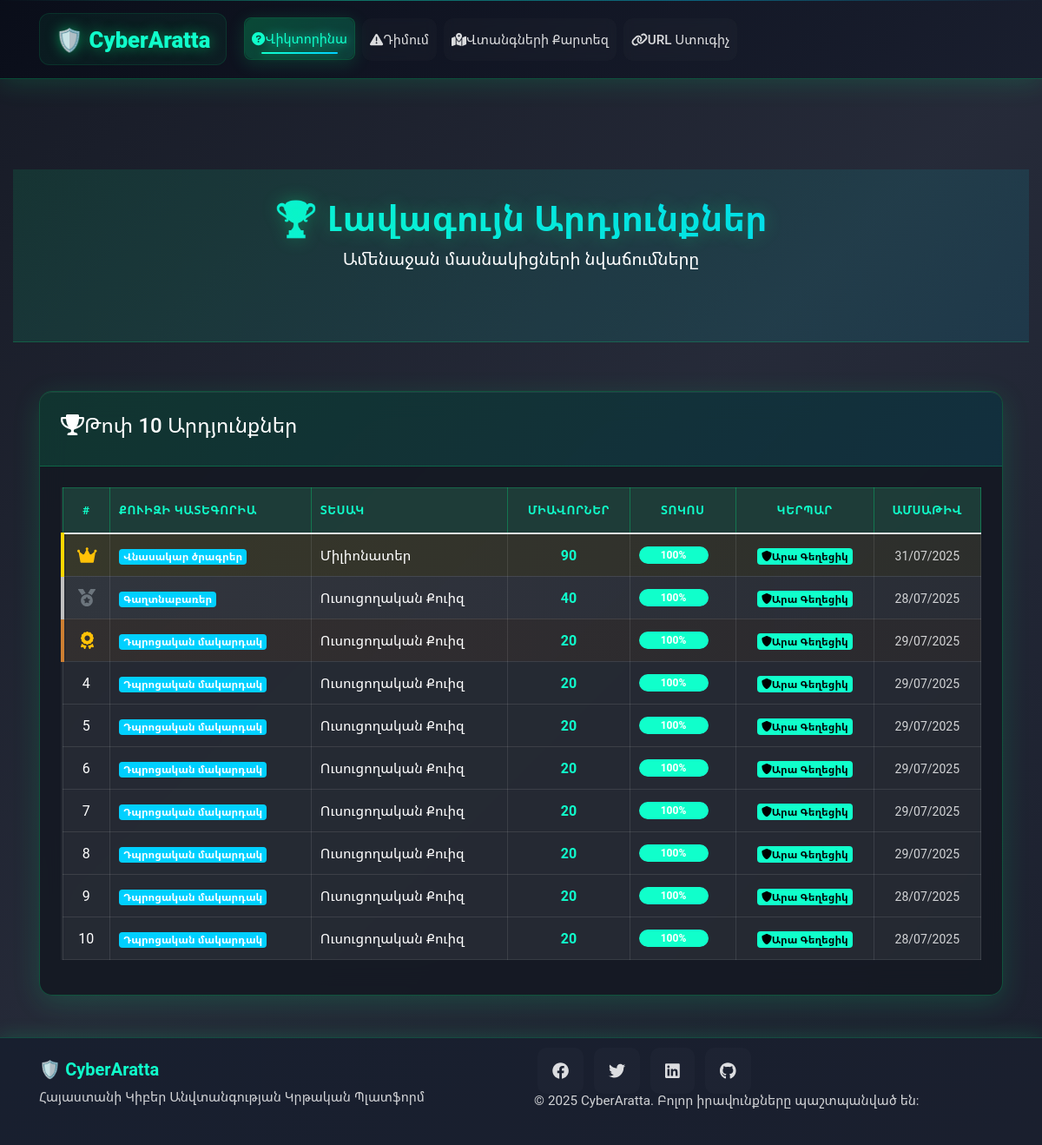
Screenshot of /quiz/leaderboard/ with the database file from the repository.
### apps/quiz/models.py (models this page shows, shortened)
class QuizResult(models.Model):
    CHARACTER_RESULT_CHOICES = [
        ('ara', 'Արա Գեղեցիկ'),
        ('shamiram', 'Շամիրամ'),
    ]
    session = models.OneToOneField(QuizSession, on_delete=models.CASCADE)
    final_score = models.IntegerField()
    percentage = models.FloatField()
    character_result = models.CharField(max_length=20, choices=CHARACTER_RESULT_CHOICES)
    feedback_message = models.TextField(blank=True)
    is_visible = models.BooleanField(default=True)  # For leaderboard visibility
    created_at = models.DateTimeField(auto_now_add=True)
    def get_character_result_display(self):
        return dict(self.CHARACTER_RESULT_CHOICES).get(self.character_result, "")
    class Meta:
        ordering = ['-percentage', '-final_score', '-created_at']

class QuizSession(models.Model):
    session_key = models.CharField(max_length=64)
    category = models.ForeignKey(QuizCategory, on_delete=models.SET_NULL, null=True)
    question_type = models.CharField(max_length=20, choices=Question.QUESTION_TYPES)
    current_question = models.IntegerField(default=0)
    score = models.IntegerField(default=0)
    is_completed = models.BooleanField(default=False)
    started_at = models.DateTimeField(auto_now_add=True)

class QuizCategory(models.Model):
    CATEGORY_TYPE_CHOICES = [
        ('school', 'Դպրոցական'),
        ('student', 'Ուսանող'),
        ('professional', 'Մասնագիտական'),
    ]
    PROFESSIONAL_FIELD_CHOICES = [
        ('gov', 'Պետական'),
        ('bank', 'Բանկային'),
        ('edu', 'Կրթական'),
        ('it', 'IT'),
    ]
    name = models.CharField(max_length=100)
    category_type = models.CharField(max_length=20, choices=CATEGORY_TYPE_CHOICES)
    professional_field = models.CharField(max_length=20, choices=PROFESSIONAL_FIELD_CHOICES, blank=True, null=True)
    description = models.TextField(blank=True)
    is_active = models.BooleanField(default=True)

### apps/quiz/views.py (the view)
# urls.py: path('leaderboard/', views.leaderboard, name='leaderboard'),
def leaderboard(request):
    results = QuizResult.objects.filter(
        is_visible=True
    ).select_related(
        'session', 'session__category'
    ).order_by('-percentage', '-final_score', '-session__started_at')[:10]
    return render(request, 'quiz/leaderboard.html', {'results': results})

### apps/core/security.py (called while the page is built)
    def __call__(self, request):
        self.check_suspicious_input(request)
        response = self.get_response(request)
        response['Referrer-Policy'] = 'strict-origin-when-cross-origin'
        response['Permissions-Policy'] = 'geolocation=(), microphone=(), camera=()'
        return response

    def check_suspicious_input(self, request):
        suspicious_keywords = [
            '<script',
            'javascript:',
            'union select',
            'drop table',
            'exec(',
            'eval(',
            '<iframe',
            'onload=',
            'onerror=',
            'vbscript:',
        ]
        for data_dict in [request.POST, request.GET]:
            for key, value in data_dict.items():
                value_str = str(value).lower()
                for keyword in suspicious_keywords:
                    if keyword in value_str:
                        client_ip = request.META.get('REMOTE_ADDR', 'unknown')
                        log_security_event('SUSPICIOUS_INPUT', client_ip, f'Keyword: {keyword}, Value: {value[:100]}')
                        break

### templates/quiz/leaderboard.html (shortened to what this page needs)
{% extends 'base.html' %}
{% block page_title %}🏆 Լավագույն Արդյունքներ{% endblock %}
{% block page_subtitle %}
<p class="lead text-center mb-5">Ամենաջան մասնակիցների նվաճումները</p>
{% endblock %}
{% block content %}
<div class="container">
    <div class="cyber-card">
        <div class="cyber-card-header">
            <h4><i class="fas fa-trophy me-2"></i>Թոփ 10 Արդյունքներ</h4>
        </div>
        <div class="cyber-card-body">
            {% if results %}
            <div class="table-responsive">
                <table class="table table-cyber">
                    <thead>
                        <tr>
                            <th class="text-center">#</th>
                            <th>Քուիզի կատեգորիա</th>
                            <th>Տեսակ</th>
                            <th class="text-center">Միավորներ</th>
                            <th class="text-center">Տոկոս</th>
                            <th class="text-center">Կերպար</th>
                            <th class="text-center">Ամսաթիվ</th>
                        </tr>
                    </thead>
                    <tbody>
                        {% for result in results %}
                        <tr class="{% if forloop.counter <= 3 %}table-highlight-{{ forloop.counter }}{% endif %}">
                            <td class="text-center">
                                {% if forloop.counter == 1 %}
                                    <i class="fas fa-crown text-warning fa-lg"></i>
                                {% elif forloop.counter == 2 %}
                                    <i class="fas fa-medal text-secondary fa-lg"></i>
                                {% elif forloop.counter == 3 %}
                                    <i class="fas fa-award text-warning fa-lg"></i>
                                {% else %}
                                    {{ forloop.counter }}
                                {% endif %}
                            </td>
                            <td>
                                <span class="badge bg-primary">{{ result.session.category.name }}</span>
                            </td>
                            <td>{{ result.session.get_question_type_display }}</td>
                            <td class="text-center">
                                <strong class="text-success">{{ result.final_score }}</strong>
                            </td>
                            <td class="text-center">
                                <div class="progress" style="height: 20px; width: 80px;">
                                    <div class="progress-bar {% if result.percentage >= 70 %}bg-success{% elif result.percentage >= 50 %}bg-warning{% else %}bg-danger{% endif %}"
                                         role="progressbar"
                                         style="width: {{ result.percentage }}%">
                                        {{ result.percentage|floatformat:0 }}%
                                    </div>
                                </div>
                            </td>
                            <td class="text-center">
                                {% if result.character_result == 'ara' %}
                                    <span class="badge bg-success">
                                        <i class="fas fa-shield-alt me-1"></i>{{ result.get_character_result_display }}
                                    </span>
                                {% else %}
                                    <span class="badge bg-info">
                                        <i class="fas fa-user-circle me-1"></i>{{ result.get_character_result_display }}
                                    </span>
                                {% endif %}
                            </td>
                            <td class="text-center text-muted">
                                <small>{{ result.created_at|date:"d/m/Y" }}</small>
                            </td>
                        </tr>
                        {% endfor %}
                    </tbody>
                </table>
            </div>
            {% endif %}
        </div>
    </div>
</div>
{% endblock %}

### static/css/custom.css (style rules this page uses)
:root { --neon-green: #00ff88; --neon-blue: #00ccff; --dark-bg: #0a0e1a; --darker-bg: #1a1f2e; --card-bg: rgba(20, 25, 35, 0.85); --font-armenian: 'Noto Sans Armenian', 'Roboto', Arial, sans-serif; }
body { background: linear-gradient(135deg, rgba(10, 14, 26, 0.95) 0%, rgba(26, 31, 46, 0.95) 50%, rgba(15, 20, 35, 0.95) 100%); font-family: var(--font-armenian); }
body.cyber-bg { background: linear-gradient(135deg, rgba(10, 14, 26, 0.95) 0%, rgba(26, 31, 46, 0.95) 50%, rgba(15, 20, 35, 0.95) 100%); font-family: var(--font-armenian); color: #ffffff; min-height: 100vh; }
.table-cyber { background: transparent; color: #fff; border: none; }
.table-cyber th { background: linear-gradient(135deg, rgba(0, 255, 136, 0.2), rgba(0, 204, 255, 0.1)); border: 1px solid rgba(0, 255, 136, 0.3); color: var(--neon-green); font-weight: 600; text-transform: uppercase; font-size: 0.85rem; letter-spacing: 0.5px; padding: 15px 10px; }
.table-cyber td { border: 1px solid rgba(255, 255, 255, 0.1); padding: 12px 10px; vertical-align: middle; }
.table-cyber tbody tr { background: rgba(255, 255, 255, 0.02); transition: all 0.3s ease; }
.table-highlight-1 { background: linear-gradient(90deg, rgba(255, 215, 0, 0.1), rgba(255, 215, 0, 0.05)) !important; border-left: 4px solid #ffd700 !important; }
.table-highlight-2 { background: linear-gradient(90deg, rgba(192, 192, 192, 0.1), rgba(192, 192, 192, 0.05)) !important; border-left: 4px solid #c0c0c0 !important; }
.table-highlight-3 { background: linear-gradient(90deg, rgba(205, 127, 50, 0.1), rgba(205, 127, 50, 0.05)) !important; border-left: 4px solid #cd7f32 !important; }
.table-cyber .progress { border-radius: 10px; background: rgba(255, 255, 255, 0.1); }
.table-cyber .progress-bar { border-radius: 10px; font-size: 0.75rem; font-weight: bold; }
.cyber-card { background: rgba(20, 25, 35, 0.9); border: 1px solid rgba(0, 255, 136, 0.25); border-radius: 15px; backdrop-filter: blur(15px); box-shadow: 0 8px 32px rgba(0, 255, 136, 0.15), inset 0 1px 0 rgba(255, 255, 255, 0.08); transition: all 0.3s ease; margin-bottom: 1.5rem; }
.cyber-card-header { background: linear-gradient(135deg, rgba(0, 255, 136, 0.12), rgba(0, 204, 255, 0.12)); border-bottom: 1px solid rgba(0, 255, 136, 0.25); padding: 1.5rem; border-radius: 15px 15px 0 0; }
.cyber-card-body { padding: 1.5rem; color: rgba(255, 255, 255, 0.9); }
.text-muted { color: rgba(255, 255, 255, 0.8) !important; }
.text-success { color: var(--neon-green) !important; }
.text-warning { color: #ffc107 !important; }
.badge { color: #ffffff !important; font-weight: 600; }
.bg-success { background-color: var(--neon-green) !important; color: #000000 !important; }
.bg-primary { background-color: var(--neon-blue) !important; color: #ffffff !important; }
.progress { background-color: rgba(255, 255, 255, 0.1) !important; }
.progress-bar { color: #ffffff !important; font-weight: 600; }

### static/css/quiz-patterns.css (style rules this page uses)
:root { --neon-green: #10ffcb; --neon-blue: #00d0ff; --dark-bg: #181f2f; --font-armenian: 'Noto Sans Armenian', 'Roboto', Arial, sans-serif; }

### static/css/quiz-theme.css (style rules this page uses)
:root { --neon-green: #10ffcb; --neon-blue: #00d0ff; --dark-bg: #181f2f; --font-armenian: 'Noto Sans Armenian', 'Roboto', Arial, sans-serif; }
.progress { height: 18px; background-color: rgba(0, 0, 0, 0.3); }
.progress-bar { background-color: var(--neon-green); }

### static/css/quiz-home.css (style rules this page uses)
:root { --neon-green: #10ffcb; --neon-blue: #00d0ff; --dark-bg: #181f2f; --font-armenian: 'Noto Sans Armenian', 'Roboto', Arial, sans-serif; }

### static/css/quiz.css (style rules this page uses)
:root { --neon-green: #10ffcb; --neon-blue: #00d0ff; --dark-bg: #181f2f; --font-armenian: 'Noto Sans Armenian', 'Roboto', Arial, sans-serif; }
.progress { height: 18px; background-color: rgba(0, 0, 0, 0.3); border-radius: 10px; overflow: hidden; }
.progress-bar { background-color: var(--neon-green); color: #ffffff; font-weight: 600; box-shadow: 0 0 8px var(--neon-green); transition: width 0.5s ease-in-out; }

### templates/quiz/leaderboard.html (style rules this page uses)
.table-cyber { background: rgba(255, 255, 255, 0.05); color: #fff; }
.table-cyber th { background: rgba(0, 255, 136, 0.1); border-color: rgba(0, 255, 136, 0.3); color: var(--neon-green); font-weight: 600; }
.table-cyber td { border-color: rgba(255, 255, 255, 0.1); vertical-align: middle; }
.table-highlight-1 { background: linear-gradient(90deg, rgba(255, 215, 0, 0.1), transparent); }
.table-highlight-2 { background: linear-gradient(90deg, rgba(192, 192, 192, 0.1), transparent); }
.table-highlight-3 { background: linear-gradient(90deg, rgba(205, 127, 50, 0.1), transparent); }

### rows the page displays
QuizResult: session.category.name "Վնասակար ծրագրեր", session.question_type "Միլիոնատեր", final_score "90", percentage "100", character_result "Արա Գեղեցիկ", created_at "31/07/2025"
QuizResult: session.category.name "Գաղտնաբառեր", session.question_type "Ուսուցողական Քուիզ", final_score "40", percentage "100", character_result "Արա Գեղեցիկ", created_at "28/07/2025"
QuizResult: session.category.name "Դպրոցական մակարդակ", session.question_type "Ուսուցողական Քուիզ", final_score "20", percentage "100", character_result "Արա Գեղեցիկ", created_at "29/07/2025"
QuizResult: session.category.name "Դպրոցական մակարդակ", session.question_type "Ուսուցողական Քուիզ", final_score "20", percentage "100", character_result "Արա Գեղեցիկ", created_at "29/07/2025"
QuizResult: session.category.name "Դպրոցական մակարդակ", session.question_type "Ուսուցողական Քուիզ", final_score "20", percentage "100", character_result "Արա Գեղեցիկ", created_at "29/07/2025"
QuizResult: session.category.name "Դպրոցական մակարդակ", session.question_type "Ուսուցողական Քուիզ", final_score "20", percentage "100", character_result "Արա Գեղեցիկ", created_at "29/07/2025"
QuizResult: session.category.name "Դպրոցական մակարդակ", session.question_type "Ուսուցողական Քուիզ", final_score "20", percentage "100", character_result "Արա Գեղեցիկ", created_at "29/07/2025"
QuizResult: session.category.name "Դպրոցական մակարդակ", session.question_type "Ուսուցողական Քուիզ", final_score "20", percentage "100", character_result "Արա Գեղեցիկ", created_at "29/07/2025"
QuizResult: session.category.name "Դպրոցական մակարդակ", session.question_type "Ուսուցողական Քուիզ", final_score "20", percentage "100", character_result "Արա Գեղեցիկ", created_at "28/07/2025"
QuizResult: session.category.name "Դպրոցական մակարդակ", session.question_type "Ուսուցողական Քուիզ", final_score "20", percentage "100", character_result "Արա Գեղեցիկ", created_at "28/07/2025"
